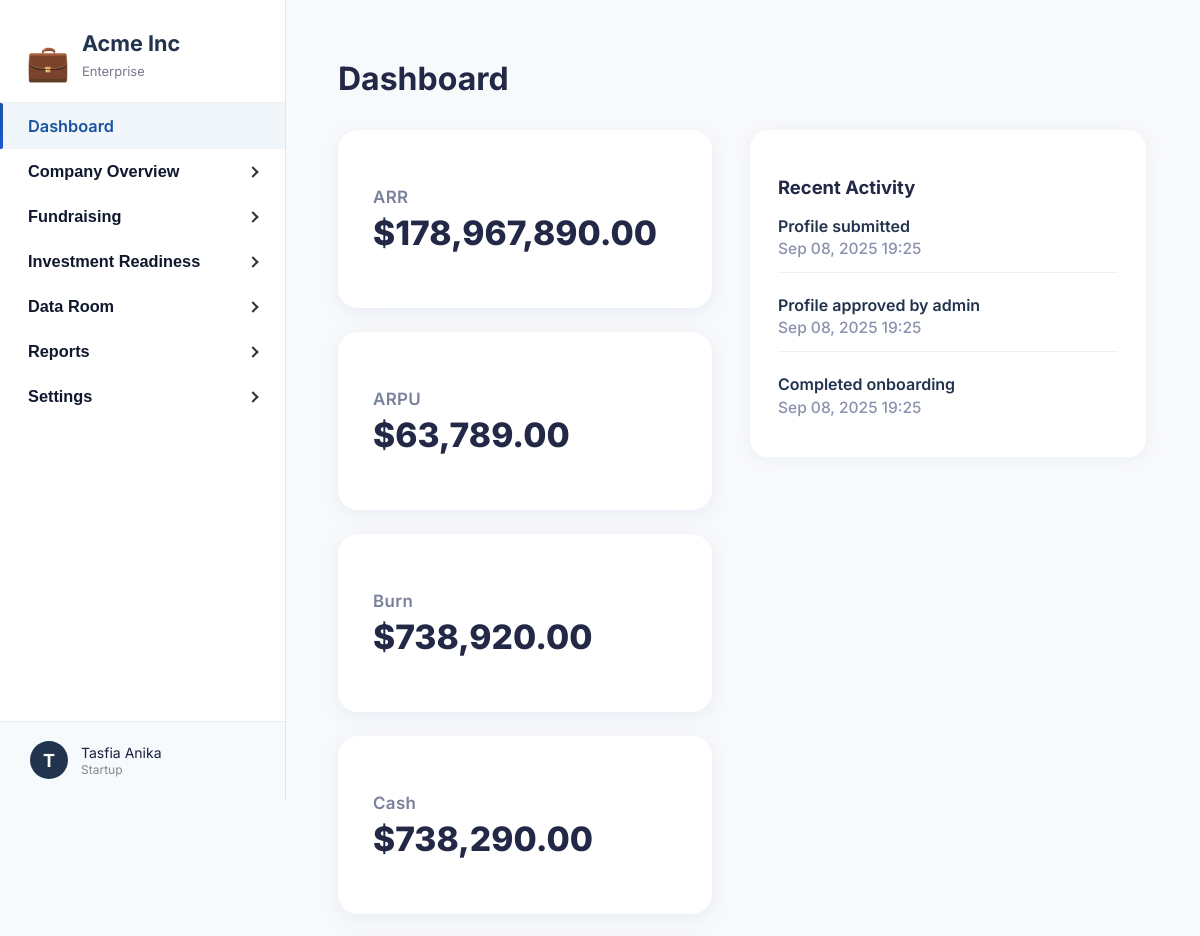
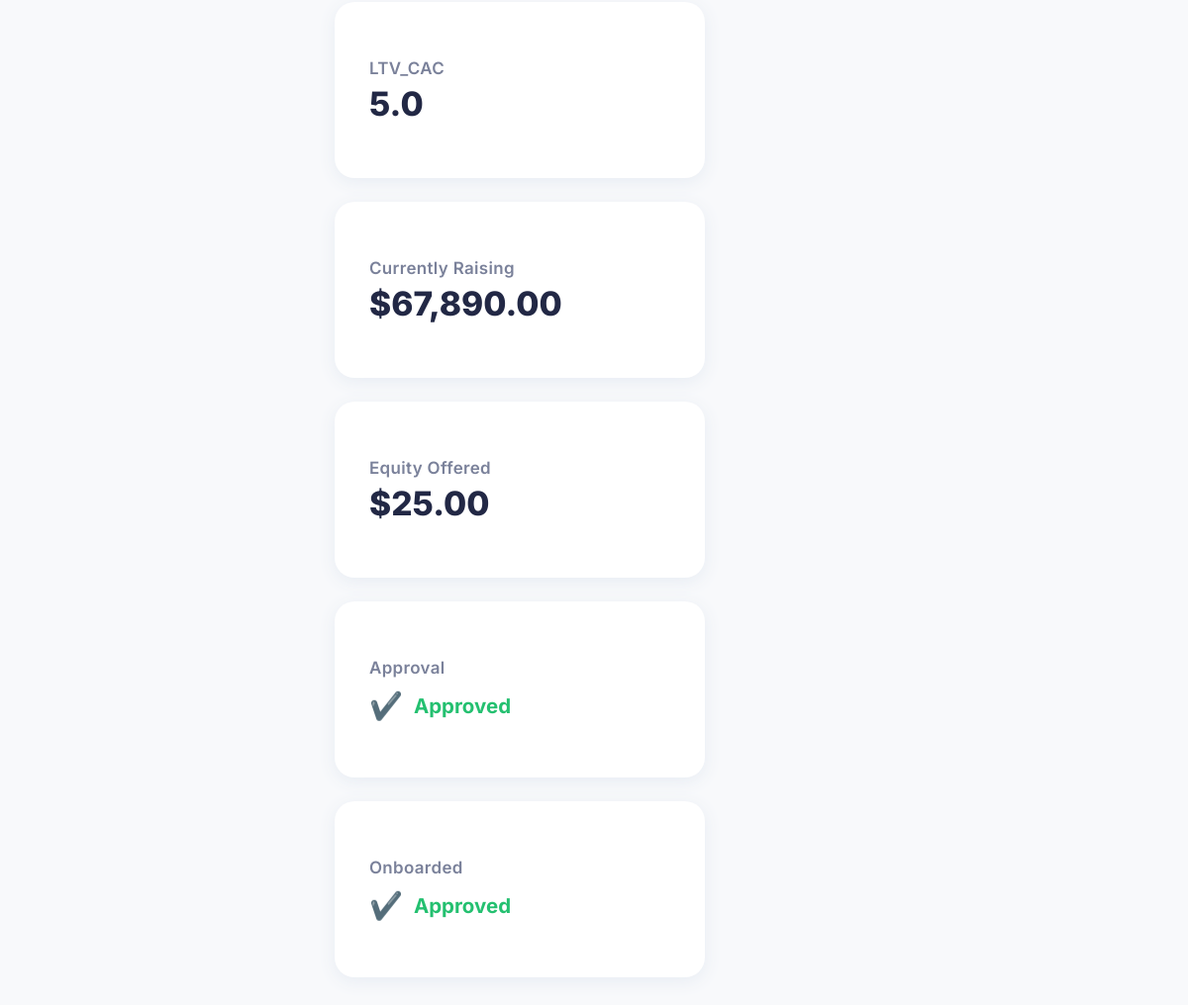
The page /api/startup/dashboard/ (signed in) on the database its author committed (2 pictures, top to bottom).
### core/models.py (models this page shows, shortened)
class StartupProfile(models.Model):
    user = models.OneToOneField(User, on_delete=models.CASCADE, related_name='startup_profile')
    startup_name = models.CharField(max_length=150)
    role = models.CharField(max_length=100)
    email = models.EmailField()
    website = models.CharField(max_length=255)
    heard_about = models.CharField(max_length=50)
    description = models.TextField()
    audience = models.TextField()
    tech_component = models.TextField()
    your_edge = models.TextField()
    pitch_deck_url = models.CharField(max_length=255)
    startup_stage = models.CharField(max_length=50)
    problem = models.TextField()
    solution = models.TextField()
    market_research = models.CharField(max_length=20)
    business_model_mind = models.CharField(max_length=50)
    working_time = models.CharField(max_length=50)
    cofounder = models.CharField(max_length=20)
    support_needed = models.TextField()
    has_mvp = models.CharField(max_length=10)
    tested_with_customers = models.CharField(max_length=10)
    funding_source = models.CharField(max_length=100)
    early_users = models.CharField(max_length=10)
    generated_revenue = models.CharField(max_length=20)
    stage3_challenges = models.TextField()
    stage3_support = models.TextField()
    business_model = models.TextField()
    paying_customers = models.CharField(max_length=50)
    annual_revenue_4 = models.CharField(max_length=50)
    external_funding = models.CharField(max_length=50)
    acquisition_strategies = models.TextField()
    team_size = models.CharField(max_length=50)
    stage4_challenges = models.TextField()
    stage4_support = models.TextField()
    annual_revenue_5 = models.CharField(max_length=50)
    active_customers_5 = models.CharField(max_length=50)
    markets_operating = models.CharField(max_length=100)
    expansion_plans = models.TextField()
    stage5_challenges = models.TextField()
    is_approved = models.BooleanField(default=False)
    is_onboarded = models.BooleanField(default=False)
    complete_profile_submitted = models.BooleanField(default=False)
    submitted_at = models.DateTimeField(auto_now_add=True)
    arr = models.FloatField(
        null=True, blank=True, verbose_name="Annual Recurring Revenue (ARR)"
    )
    arpu = models.FloatField(
        null=True, blank=True, verbose_name="Average Revenue Per User (ARPU)"
    )
    monthly_burn = models.FloatField(null=True, blank=True)
    cash_balance = models.FloatField(null=True, blank=True)
    ltv_cac_ratio = models.FloatField(null=True, blank=True)
    operating_expenses = models.FloatField(null=True, blank=True)
    debt_obligations = models.TextField(null=True, blank=True)
    capital_raised = models.FloatField(null=True, blank=True)
    currently_raising = models.FloatField(null=True, blank=True)
    equity_offered = models.FloatField(null=True, blank=True)
    financial_forecast = models.FileField(
        upload_to='financial_forecasts/', null=True, blank=True
    )

### core/views.py (the view)
# urls.py: path('startup/dashboard/', startup_dashboard, name='startup_dashboard'),
@login_required
def startup_dashboard(request):
    profile = getattr(request.user, 'startup_profile', None)
    if not profile or not profile.is_onboarded:
        return redirect('post_login')  # Handle edge cases (not onboarded, etc.)
    widget_data = {
        "ARR": profile.arr or 0,
        "ARPU": profile.arpu or 0,
        "Burn": profile.monthly_burn or 0,
        "Cash": profile.cash_balance or 0,
        "LTV_CAC": profile.ltv_cac_ratio or 0,
        "Currently Raising": profile.currently_raising or 0,
        "Equity Offered": profile.equity_offered or 0,
        "Approval": "✅ Approved" if profile.is_approved else "⏳ Pending",
        "Onboarded": "✅" if profile.is_onboarded else "⏳",
    }
    activities = [
        {"date": profile.submitted_at, "desc": "Profile submitted"},
        {"date": profile.submitted_at, "desc": "Profile approved by admin"} if profile.is_approved else None,
        {"date": profile.submitted_at, "desc": "Completed onboarding"} if profile.is_onboarded else None,
    ]
    activities = [a for a in activities if a]
    return render(request, "startup_dashboard.html", {
        "widget_data": widget_data,
        "activities": activities,
        "profile": profile,
        "section": "dashboard"
    })

### core/templates/startup_dashboard.html (shortened to what this page needs)
{% extends "startup_base.html" %}
{% load humanize %}
{% block content %}
<h1>Dashboard</h1>
<div class="dash-content-flex">
    <div class="main-widgets">
        <div class="dash-cards-grid">
            {% for label, value in widget_data.items %}
                <div class="dash-card">
                    <div class="dash-label">{{ label }}</div>
                    <div class="dash-value">
                        {% if label in "ARR ARPU Burn Cash Currently Raising Equity Offered" %}
                            ${{ value|floatformat:2|intcomma }}
                        {% elif label == "Approval" %}
                            <span class="status-badge" style="color:#24c070;">
                                <span class="check">✔️</span>
                                Approved
                            </span>
                        {% elif label == "Onboarded" %}
                            <span class="status-badge" style="color:#24c070;">
                                <span class="check">✔️</span>
                                Approved
                            </span>
                        {% else %}
                            {{ value }}
                        {% endif %}
                    </div>
                </div>
            {% endfor %}
        </div>
    </div>
    <div class="activity-box">
        <h2>Recent Activity</h2>
        <ul class="activity-list">
            {% for activity in activities %}
                <li>
                    <div class="activity-title">{{ activity.desc }}</div>
                    <div class="activity-date">{{ activity.date|date:"M d, Y H:i" }}</div>
                </li>
            {% empty %}
                <li class="empty-activity">No activity yet.</li>
            {% endfor %}
        </ul>
    </div>
</div>
{% endblock %}

### core/templates/startup_base.html (shortened to what this page needs)
{% load static %}
<!DOCTYPE html>
<html lang="en">
<head>
</head>
<body>
<div class="layout">
    <nav class="sidebar">
        <div class="logo-box">
            <span class="logo-icon">&#128188;</span>
            <div>
                <div class="sidebar-title">Acme Inc</div>
                <div class="sidebar-subtitle">Enterprise</div>
            </div>
        </div>
        <div class="sidebar-content">
            <ul class="sidebar-nav">
                <li>
                    <a href="{% url 'startup_dashboard' %}" class="sidebar-link {% if section == 'dashboard' %}active{% endif %}">Dashboard</a>
                </li>
                <li>
                    <button class="sidebar-toggle {% if section == 'company' %}active{% endif %}" aria-expanded="false" type="button">
                        Company Overview
                        <span class="arrow"></span>
                    </button>
                </li>
                <li>
                    <button class="sidebar-toggle" aria-expanded="false" type="button">
                        Fundraising
                        <span class="arrow"></span>
                    </button>
                </li>
                <li>
                    <button class="sidebar-toggle" aria-expanded="false" type="button">
                        Investment Readiness
                        <span class="arrow"></span>
                    </button>
                </li>
                <li>
                    <button class="sidebar-toggle" aria-expanded="false" type="button">
                        Data Room
                        <span class="arrow"></span>
                    </button>
                </li>
                <li>
                    <button class="sidebar-toggle" aria-expanded="false" type="button">
                        Reports
                        <span class="arrow"></span>
                    </button>
                </li>
                <li>
                    <button class="sidebar-toggle" aria-expanded="false" type="button">
                        Settings
                        <span class="arrow"></span>
                    </button>
                </li>
            </ul>
        </div>
        <div class="sidebar-footer" id="sidebar-footer">
            <div class="sidebar-footer-circle">{{ request.user.first_name|default:"N"|slice:":1" }}</div>
            <div class="sidebar-footer-details">
                <span>{{ request.user.get_full_name|default:request.user.username }}</span>
                <small>Startup</small>
            </div>
        </div>
    </nav>
    <div id="main-content" class="main-content">
        {% block content %}{% endblock %}
    </div>
</div>
</body>
</html>

### core/templates/startup_base.html (style rules this page uses)
html, body { height: 100%; margin: 0; }
body { font-family: 'Inter', sans-serif; background: #f8f9fb; color: #181b2a; height: 100vh; }
.layout { display: flex; min-height: 100vh; }
.sidebar { width: 285px; background: #fff; border-right: 1.5px solid #e3e5e8; padding: 0; position: relative; display: flex; flex-direction: column; height: 100vh; }
.sidebar .logo-box { padding: 30px 26px 8px 26px; display: flex; align-items: center; gap: 12px; flex-shrink: 0; background: #fff; border-bottom: 1px solid #f0f0f0; }
.sidebar-content { flex: 1; overflow-y: auto; padding-bottom: 80px; }
.sidebar .logo-icon { font-size: 2.2rem; color: #22284b; }
.sidebar-title { font-weight: 700; font-size: 1.35rem; color: #22334d; margin-bottom: 7px; }
.sidebar-subtitle { font-size: 13px; color: #757a8a; margin-bottom: 15px; }
.sidebar-nav { padding: 0; margin: 0 0 30px 0; list-style: none; }
.sidebar-link, .sidebar-toggle { display: flex; align-items: center; gap: 8px; padding: 13px 28px; color: #10182e; text-decoration: none; font-weight: 600; font-size: 1.02rem; border: none; background: none; cursor: pointer; width: 100%; outline: none; transition: all 0.2s cubic-bezier(0.4, 0, 0.2, 1); border-radius: 0 16px 16px 0; margin-right: 4px; position: relative; }
.sidebar-link.active, .sidebar-toggle.active { background: #f0f6fa; color: #1a52a4; border-right: 4px solid #1a52a4; border-radius: 0 16px 16px 0; }
.sidebar-toggle .arrow { margin-left: auto; transition: transform 0.3s cubic-bezier(0.4, 0, 0.2, 1); }
.sidebar-footer { position: absolute; left: 0; bottom: 0; width: 100%; padding: 19px 24px 21px 30px; border-top: 1px solid #ececec; background: #f6fafd; display: flex; align-items: center; gap: 13px; cursor: pointer; z-index: 10; box-sizing: border-box; transition: all 0.2s cubic-bezier(0.4, 0, 0.2, 1); }
.sidebar-footer-circle { width: 38px; height: 38px; border-radius: 50%; background: #22334d; color: #fff; display: flex; align-items: center; justify-content: center; font-size: 18px; font-weight: 700; transition: all 0.2s cubic-bezier(0.4, 0, 0.2, 1); }
.sidebar-footer-details { display: flex; flex-direction: column; gap: 1px; }
.sidebar-footer-details span { font-size: 14px; color: #191f3d; transition: color 0.2s cubic-bezier(0.4, 0, 0.2, 1); }
.sidebar-footer-details small { font-size: 12px; color: #888; transition: color 0.2s cubic-bezier(0.4, 0, 0.2, 1); }
.main-content { flex: 1; padding: 38px 54px 44px 52px; }
.arrow { display: inline-block; width: 6px; height: 6px; border-top: 2px solid #333; border-right: 2px solid #333; transform: rotate(45deg); margin-left: auto; transition: transform 0.3s cubic-bezier(0.4, 0, 0.2, 1); }
.sidebar-link.active::before, .sidebar-toggle.active::before { content: ''; position: absolute; left: 0; top: 0; bottom: 0; width: 3px; background: linear-gradient(180deg, #1a52a4, #2254d6); border-radius: 0 2px 2px 0; }

### rows shown on the page
StartupProfile: widget_data "178,967,890.00" "63,789.00" "738,920.00" "738,290.00" "67,890.00" "25.00", widget_data "5.0", date "Sep 08, 2025 19:25" "Sep 08, 2025 19:25" "Sep 08, 2025 19:25"

### other values the page prints
{{ request.user.first_name|default:"N"|slice:":1" }} "T"
{{ request.user.get_full_name|default:request.user.username }} "Tasfia Anika"
{{ label }} "ARR" "ARPU" "Burn" "Cash" "LTV_CAC" "Currently Raising" "Equity Offered" "Approval" "Onboarded"
{{ activity.desc }} "Profile submitted" "Profile approved by admin" "Completed onboarding"
